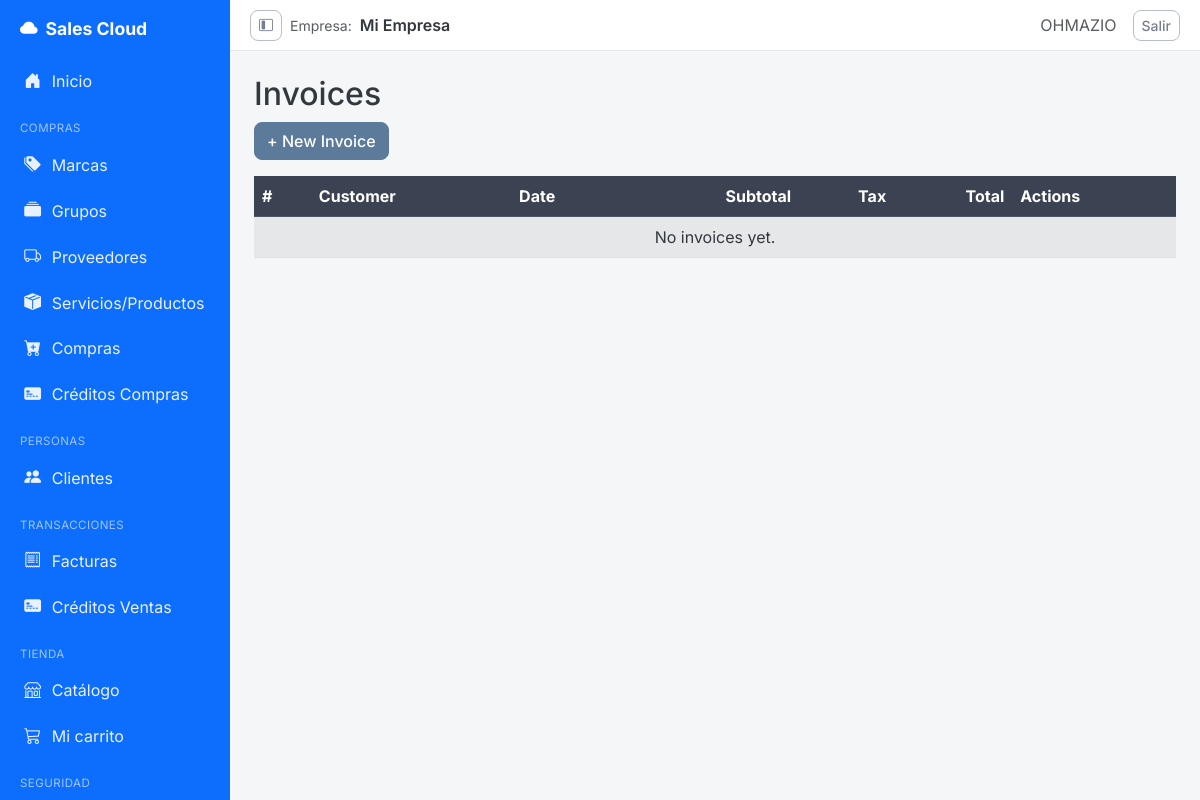
Before: /invoices/ (signed in) with the older database file.
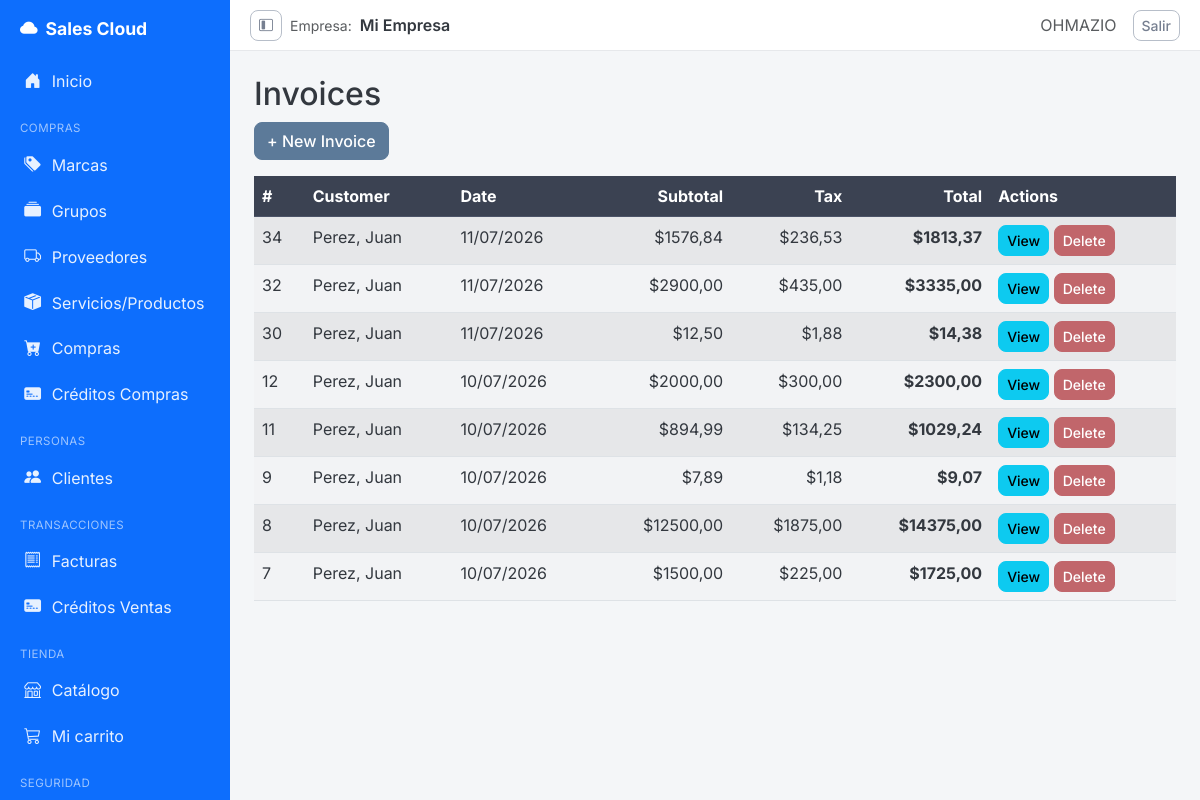
After: the same page with the newer database file.
### billing/models.py (models this page shows, shortened)
class Invoice(models.Model):
    TIPO_PAGO_CONTADO = 'CONTADO'
    TIPO_PAGO_CREDITO = 'CREDITO'
    TIPO_PAGO_CHOICES = [
        (TIPO_PAGO_CONTADO, 'Contado'),
        (TIPO_PAGO_CREDITO, 'Crédito'),
    ]
    ESTADO_PENDIENTE = 'PENDIENTE'
    ESTADO_PAGADA = 'PAGADA'
    ESTADO_CHOICES = [
        (ESTADO_PENDIENTE, 'Pendiente'),
        (ESTADO_PAGADA, 'Pagada'),
    ]
    customer = models.ForeignKey(Customer, on_delete=models.PROTECT, related_name='invoices')
    invoice_date = models.DateTimeField(auto_now_add=True)
    subtotal = models.DecimalField(max_digits=12, decimal_places=2, default=0)
    tax = models.DecimalField(max_digits=12, decimal_places=2, default=0)
    total = models.DecimalField(max_digits=12, decimal_places=2, default=0)
    is_active = models.BooleanField(default=True)
    tipo_pago = models.CharField(max_length=10, choices=TIPO_PAGO_CHOICES, default=TIPO_PAGO_CONTADO)
    saldo = models.DecimalField(max_digits=10, decimal_places=2, default=0)
    estado = models.CharField(max_length=10, choices=ESTADO_CHOICES, default=ESTADO_PENDIENTE)
    class Meta:
        ordering = ['-invoice_date']
        permissions = [
            ('export_invoice', 'Can export invoice'),
            ('print_invoice', 'Can print invoice'),
        ]

class Customer(models.Model):
    DOCUMENT_CEDULA = 'CEDULA'
    DOCUMENT_RUC = 'RUC'
    DOCUMENT_CHOICES = [
        (DOCUMENT_CEDULA, 'Cédula'),
        (DOCUMENT_RUC, 'RUC'),
    ]
    dni = models.CharField(max_length=13, unique=True, verbose_name='DNI/RUC', validators=[validate_cedula_ec])
    document_type = models.CharField(max_length=10, choices=DOCUMENT_CHOICES, default=DOCUMENT_CEDULA, blank=True)
    business_name = models.CharField(max_length=200, blank=True, null=True, verbose_name='Razón Social')
    first_name = models.CharField(max_length=100)
    last_name = models.CharField(max_length=100)
    email = models.EmailField(blank=True, null=True)
    phone = models.CharField(max_length=20, blank=True, null=True)
    address = models.TextField(blank=True, null=True)
    is_active = models.BooleanField(default=True)
    created_at = models.DateTimeField(auto_now_add=True)
    updated_at = models.DateTimeField(auto_now=True)
    class Meta:
        ordering = ['last_name', 'first_name']
        permissions = [
            ('export_customer', 'Can export customer'),
            ('print_customer', 'Can print customer'),
        ]
    def __str__(self): return f'{self.last_name}, {self.first_name}'

### billing/views.py (the view)
# urls.py: path('invoices/', views.invoice_list, name='invoice_list'),
@login_required
@permission_required_redirect('billing.view_invoice', redirect_to='billing:home')
def invoice_list(request):
    invoices = Invoice.objects.select_related('customer').all()
    return render(request, 'billing/invoice_list.html', {'items': invoices})

### security/templatetags/security_tags.py (called while the page is built)
@register.filter(name='has_group')
def has_group(user, group_name):
    if not user.is_authenticated:
        return False
    if user.is_superuser:      # el superusuario ve todo
        return True
    return user.groups.filter(name=group_name).exists()

### storefront/context_processors.py (called while the page is built)
def cart(request):
    return {'cart': Cart(request)}

### billing/templates/billing/invoice_list.html (shortened to what this page needs)
{% extends 'billing/base_sidebar.html' %}
{% block content %}
<h2>Invoices</h2>
<a href="{% url 'billing:invoice_create' %}" class="btn btn-primary mb-3">+ New Invoice</a>
<table class="table table-striped table-hover">
  <thead class="table-dark">
    <tr>
      <th>#</th><th>Customer</th><th>Date</th>
      <th class="text-end">Subtotal</th>
      <th class="text-end">Tax</th>
      <th class="text-end">Total</th>
      <th>Actions</th>
    </tr>
  </thead>
  <tbody>
    {% for inv in items %}
    <tr>
      <td>{{ inv.id }}</td>
      <td>{{ inv.customer }}</td>
      <td>{{ inv.invoice_date|date:"d/m/Y" }}</td>
      <td class="text-end">${{ inv.subtotal }}</td>
      <td class="text-end">${{ inv.tax }}</td>
      <td class="text-end fw-bold">${{ inv.total }}</td>
      <td>
        <a href="{% url 'billing:invoice_detail' inv.pk %}" class="btn btn-sm btn-info">View</a>
        <a href="{% url 'billing:invoice_delete' inv.pk %}" class="btn btn-sm btn-danger">Delete</a>
      </td>
    </tr>
    {% empty %}
    <tr><td colspan="7" class="text-center">No invoices yet.</td></tr>
    {% endfor %}
  </tbody>
</table>
{% endblock %}

Changed rows visible on the page:
added Invoice: id "34", customer "Perez, Juan", invoice_date "11/07/2026", subtotal "1576,84", tax "236,53", total "1813,37"
added Invoice: id "32", customer "Perez, Juan", invoice_date "11/07/2026", subtotal "2900,00", tax "435,00", total "3335,00"
added Invoice: id "30", customer "Perez, Juan", invoice_date "11/07/2026", subtotal "12,50", tax "1,88", total "14,38"
added Invoice: id "12", customer "Perez, Juan", invoice_date "10/07/2026", subtotal "2000,00", tax "300,00", total "2300,00"
added Invoice: id "11", customer "Perez, Juan", invoice_date "10/07/2026", subtotal "894,99", tax "134,25", total "1029,24"
added Invoice: id "9", customer "Perez, Juan", invoice_date "10/07/2026", subtotal "7,89", tax "1,18", total "9,07"
added Invoice: id "8", customer "Perez, Juan", invoice_date "10/07/2026", subtotal "12500,00", tax "1875,00", total "14375,00"
added Invoice: id "7", customer "Perez, Juan", invoice_date "10/07/2026", subtotal "1500,00", tax "225,00", total "1725,00"
Other visible differences:
text no longer shown: "No invoices yet."
